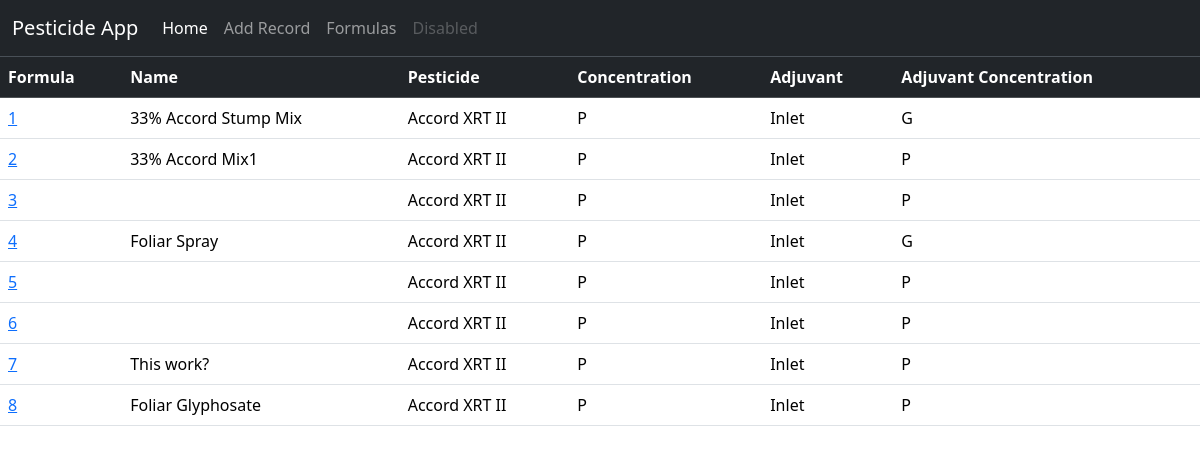
The app's page /pesticides/formula/, older data.
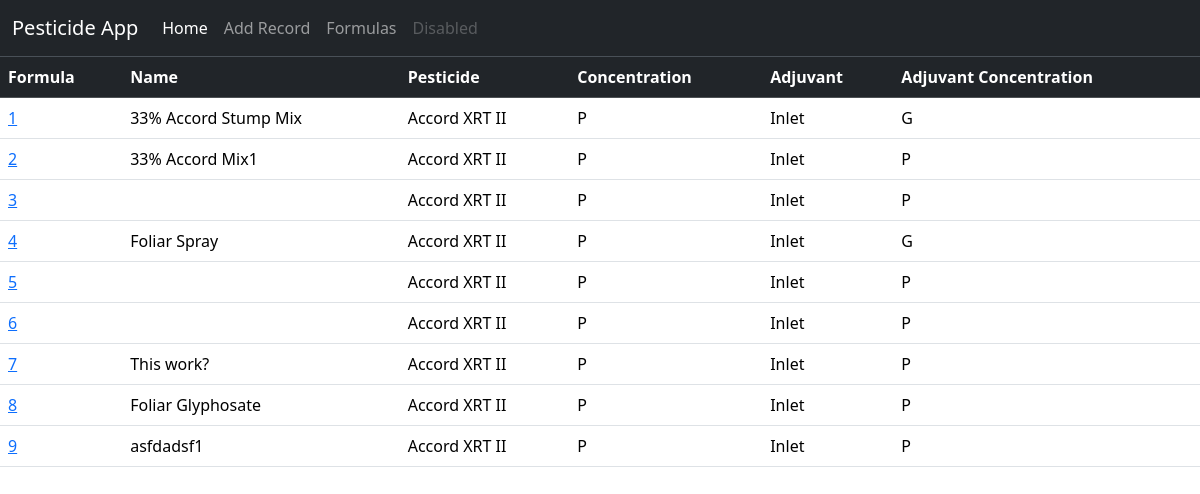
The same page, newer data.
### pesticides/models.py (models this page shows, shortened)
class Formula(models.Model):
    PERCENT_CONCENTRATION = 'P'
    GALLON_CONCENTATION = 'G'
    CONCENTRATION_CHOICES = [
        (PERCENT_CONCENTRATION, "%"),
        (GALLON_CONCENTATION, "/gallon")
    ]
    name = models.CharField(max_length=200, blank=False, null=False)
    pesticide = models.ForeignKey(Pesticide, on_delete=models.CASCADE)
    adjuvant = models.ForeignKey(Adjuvant, on_delete=models.CASCADE)
    pesticide_amount = models.DecimalField(max_length=20,
                                 max_digits=6,
                                 decimal_places=3,
                                 null=True
                                )
    concentration = models.CharField(
        max_length=2,
        choices=CONCENTRATION_CHOICES,
        default=PERCENT_CONCENTRATION
    )
    adjuvant_amount = models.DecimalField(max_length=20,
                                 max_digits=4,
                                 decimal_places=3,
                                 null=True
                                )
    adjuvant_concentration = models.CharField(
        max_length=2,
        choices=CONCENTRATION_CHOICES,
        default=PERCENT_CONCENTRATION
    )

class Pesticide(models.Model):
    name = models.CharField(max_length=100, null=False, blank=False)
    epa_number = models.CharField(max_length=25)
    manufacturer = models.ForeignKey(Manufacturer, null=True, blank=True, on_delete=models.SET_NULL)
    formulas = models.ManyToManyField(Adjuvant, through='Formula')
    CAUTION = "C"
    DANGER = "D"
    WARNING = "W"
    SIGNAL_WORD_CHOICES = [
        (CAUTION, "Caution"),
        (DANGER, "Danger"),
        (WARNING, "Warning"),
    ]
    signal_word = models.CharField(
        max_length=2,
        choices=SIGNAL_WORD_CHOICES,
    )
    INACTIVE = "I"
    TRIAL = "T"
    RETIRED = "R"
    ACTIVE = "A"
    STATUS_CHOICES = [
        (INACTIVE, "Inactive"),
        (TRIAL, "Trial"),
        (RETIRED, "Retired"),
        (ACTIVE, "Active"),
    ]
    status = models.CharField(
        max_length = 1,
        choices=STATUS_CHOICES,
        default=ACTIVE,
    )
    def __str__(self):
        return self.name

class Adjuvant(models.Model):
    name = models.CharField(max_length=100, blank=False, null=False)
    epa_number = models.CharField(max_length=25, blank=True)
    manufacturer = models.ForeignKey(Manufacturer, null=True, on_delete=models.SET_NULL, blank=True)
    def __str__(self):
        return self.name

### pesticides/views.py (the view)
# urls.py: path("formula/", views.FormulaView.as_view(), name="formula"),
class FormulaView(generic.ListView):
    template_name = "pesticides/formula.html"
    context_object_name = "formulas"
    def get_queryset(self):
        return Formula.objects.all()

### pesticides/templates/pesticides/formula.html
{% extends 'pesticides/base.html' %}
{% block content %}
    {% if formulas %}
    <table class="table table-hover">
        <thead class="table-dark">
            <tr>
                <th scope="col">Formula</th>
                <th scope="col">Name</th>
                <th scope="col">Pesticide</th>
                <th scope="col">Concentration</th>
                <th scope="col">Adjuvant</th>
                <th scope="col">Adjuvant Concentration</th>
              </tr>
        </thead>
        <tbody>
            {% for formula in formulas %}
            <tr>
                <td scope="row">
                    <a href="{{ formula.id }}">{{ formula.id }}</a>
                </td>
                <td>
                    {{ formula.name }}
                </td>
                <td>
                    {{ formula.pesticide }}
                </td>
                <td>
                    {{ formula.concentration }}
                </td>
                <td>
                    {{ formula.adjuvant }}
                </td>
                <td>
                    {{ formula.adjuvant_concentration }}
                </td>
              </tr>
            {% endfor %}
        </tbody>
      </table>
      {% else %}
        <h1>No records found.</h1>
      {% endif %}
{% endblock %}

Row changes from the older to the newer data that the page shows:
added Formula: id "9", name "asfdadsf1", pesticide "Accord XRT II", concentration "P", adjuvant "Inlet", adjuvant_concentration "P"
